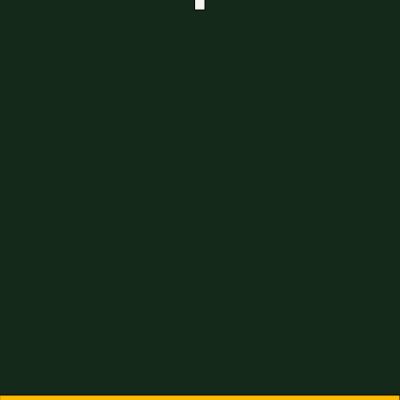
Frame 1 (no input)
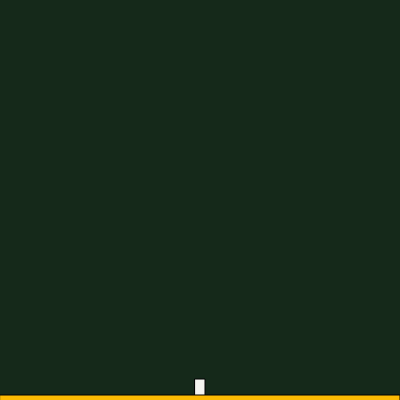
Frame 60 (no input)
Frame 120 (the mouse pressed at the canvas centre since frame 60): identical to frame 60, image omitted

The p5.js sketch that drew these frames (run headless with seeded random() and noise() and a simulated clock; from frame 60 on, the mouse is pressed at the canvas centre):

// p5.js sketch
// ── sketch.js

/*
    Calculating force vectors

    Whenever a new force vector is applied to a physics object, the new vector should be added to any existing vector, so that the physics object 
    would only have one force vector at any given time.   Gravity and any accelrating forces should be calculated to get a vector that would be 
    applied to the physics object.


    Collisions 

*/

Constants = {
  Jump_Force : -130
}

class Point {
  constructor(x,y) {
    this.x =x;
    this.y =y;
  }
}


class Utilities {
  constructor(){}

  

  genUniqueID(){
    // gen a 32 char unique Alpha-numeric ID
    let uniqueID = "";

    while(uniqueID.length < 32) {

      // decide on next character Letter or Number
      let flip = Math.random() * 1;
      let nextChar = "";
      if(flip < .5) {
          // random letter
          let nextCode = Math.floor((Math.random() * 25 ) + 65);
          // console.log("Next code=" + nextCode);
          nextChar = String.fromCharCode(nextCode);
          // console.log("next CHAR=" + nextChar);

      }
      else {
          // random number 
          nextChar = Math.floor(Math.random() * 10);
          // console.log("next digit=" + nextChar);
      }
      
      uniqueID += nextChar;

    }

    return uniqueID;
    
  }
}


class PhysicsBody {

  constructor(tl, br){
    this.isStatic = false;
    this.ID = util.genUniqueID();

    this.size = {
        width : Math.abs(tl.x - br.x),
        height : Math.abs(tl.y - br.y)
    };

    this.bondingBox = {
          topLeft : tl,
          bottomRight : br
        };
    this.position = {
          x : tl.x,
          y : tl.y
        };
    this.velocity = {
          x: 0,
          y: 0
        };
    this.forces = [] // an array of force vectors being applied 
  }

  setPos(newPos) {
    this.position = newPos;
    this.bondingBox.topLeft = new Point(this.position.x, this.position.y);
    this.bondingBox.bottomRight = new Point(this.position.x + this.size.width, this.position.y + this.size.height);
    if(!this.isStatic) console.log(this);
  }

  applyForce(fvector) {
    console.log("a force has been applied to :[" + this.ID + "]" );
    this.forces.push(fvector);
  }


}


class Collision {
  constructor() {
    this.po1_id = "";
    this.po1_side = ""; // l(eft), r(ight), t(op), b(ottom)
    this.po2_id = "";
    this.po2_side = "";
  }
}

class PhysicsEngine{
  constructor() {
    this.gravity = 9.28;
    this.objectList = []
  }
  
  isInBetween(i, l, r){
    return(i >= l && i <= r);
  }

  objectsCollided(po1, po2) {
     // determine if and what side of po1 collided.  If yes, deterine which side of po2 collided

     // check left vs right
     let po2_right = po2.bondingBox.bottomRight.x;
     let po2_left = po2.position.x;
     let po2_top = po2.position.y;
     let po2_bottom = po2.bondingBox.bottomRight.y;
     
     // check for top or bottom
     if(this.isInBetween(po1.position.x, po2_left, po2_right) && this.isInBetween(po1.position.y, po2_top, po2_bottom)) {
       if(po1.position.y + po1.size.height > po2_bottom) return "bottom";
       else return "top";
     }

     // check for left or right
    if(this.isInBetween(po1.position.y, po2_top, po2_bottom)) {
      if(this.isInBetween(po1.position.x, po2_left, po2_right)) {
        if(po1.bondingBox.bottomRight.x > po2_right) return "right";
        else return "left";
      }
    }
     return "no-collision";
  }

  physicsBody(pos, size) {
    let tl = new Point(pos.x - (size.width/2), pos.y - (size.height/2));
    let br = new Point(pos.x + (size.width/2), pos.y + (size.height/2));
    let pb = new PhysicsBody(tl, br);
    this.objectList.push(pb);
    
    return pb;
  }

  forceVector(x_force,y_force) {
    return {
      x: x_force,
      y: y_force,
      accelerationY : 0,
      accelerationX : 0,
      accelerationX_start : 0,
      accelerationY_start : 0
    }
  }
  
  
  applyAccelerationToForce(f) {
    if(f.accelerationX || f.accelerationY) {
      console.log("calculating acceleration...");
      console.log("Acceleration_y=", f.accelerationY)
      if(f.accelerationX) {
        console.log("not doing x acceleration yet");
      }
      if(f.accelerationY) {
        f.y += f.accelerationY * (Date.now() - f.accelerationY_start)/10000;
      }
    }
    else {
      // decrease force over time ----
      f.x = (f.x/2);
      f.y = (f.y/2);
    }
  }


  

  calcCollisions(){

    for(let i=0; i < this.objectList.length; i++) {
      let po = this.objectList[i];
      if(po.isStatic) continue;
      for(let j=0; j < this.objectList.length; j++) {
        let po2 = this.objectList[j];
        if(po.ID == po2.ID) continue; // skip if same object
        let collision_side = this.objectsCollided(po, po2);
        if(collision_side != "no-collision")
          console.log(collision_side);
      }
      
    }
  }

  calcForces(){
    for(let i=0; i < this.objectList.length; i++) {
      let po = this.objectList[i];
      if(po.isStatic) continue;
      for(let j=0; j < po.forces.length; j++) {
        let f = po.forces[j];

        this.applyAccelerationToForce(f);
        
        po.setPos(new Point(po.position.x + f.x, po.position.y + f.y));

        // remove force if it is too small
        if( (Math.abs(f.x) < 0.01) && (Math.abs(f.y) < 0.01) ) {
          console.log("Force has depleted and will be removed");
          po.forces.splice(po.forces.indexOf(f,1));
        }
            
      }
    }
  }

}

class GameObject {
  
  constructor(_pos, _width, _height) {
    this.size = {
      width: _width,
      height: _height
    };
    
    this.color = "#f5f4f0";
    this.isVisible = true;
    this.physicsBody = Physics.physicsBody(_pos, this.size);
    this.visual = null;
    this.hasGravity = false;
  }

  applyGravity(){
    if(this.hasGravity) return;
    console.log("applying gravity to " + this.physicsBody.ID);

    let gravity =  Physics.forceVector(0, 0);
    gravity.accelerationX = 0;
    gravity.accelerationY = 9.8;
    gravity.accelerationY_start = Date.now();
    this.physicsBody.applyForce(gravity);
    this.hasGravity = true;
  }

  isOutofBounds(){
    return (this.physicsBody.bondingBox.bottomRight.y >= height);
  }


  removeAllForces(){
    console.log("removing all forces");
    this.physicsBody.forces.splice(0,this.physicsBody.forces.length);
    this.hasGravity = false;
  }

  draw() {
    if(!this.isVisible) return;
    if(this.isOutofBounds() && !this.physicsBody.isStatic) {
     // console.log("out of bounds.  resetting everything");
      this.removeAllForces();      
      this.physicsBody.setPos(new Point(this.physicsBody.position.x, height - (this.physicsBody.size.height + 1) ));
    }
    if(this.visual != null) {
      console.log("visuals are not implemented yet");
    }
    else {      
      push();
      fill(this.color);
      rect(this.physicsBody.position.x, this.physicsBody.position.y, this.size.width, this.size.height);
      pop();
    }
  }
}

 
let hero;
let Physics;
let floor;



function draw() {
  background("#15291a");
  
  // calculate
  Physics.calcForces();
  Physics.calcCollisions();

  // redraw characters
  hero.draw();
  floor.draw();
}

function keyPressed(){
  switch(keyCode) {

    case LEFT_ARROW:
      hero.physicsBody.applyForce(Physics.forceVector(-5,0));
      break;

    case RIGHT_ARROW:
      hero.physicsBody.applyForce(Physics.forceVector(5,0));
      break;

    case 32:  // space bar
      hero.applyGravity();
      hero.physicsBody.applyForce(Physics.forceVector(0,Constants.Jump_Force)); 
      
      break;

    default:
      console.log(keyCode);
  }
}

function setupFloor() {
  floor = new GameObject(new Point(0 + width/2,height), width, 10 );
  floor.color = "#fcba03";
  floor.physicsBody.isStatic = true;
}

function setup() {
  createCanvas(400, 400);
  util = new Utilities();
  Physics = new PhysicsEngine();
  hero = new GameObject(new Point(width/2,0), 10,20 );
  hero.applyGravity();
  setupFloor();

}


/* ---------------------
Movement implementation (basic)
    No physics 
    Right, Left, jump

Jump implementation :

    activated by space bar
    activated only while on ground
    object will go up for a specified distance
    No physics


    Implemented via the Game-loop







------------------------- */


// ── Daniel.html
<html>

<head>
    <title>Game Scheleton</title>
    <style>
    </style>
</head>

<body>
    <canvas id="gameDrawingPort" width="600" height="400" style="background-color: black">
    </canvas>
</body>
<script lang="JavaScript">
    (function() {

        var view = {};

        var gameModel = {
            gameCanvas: document.getElementById("gameDrawingPort"),
            gameOn: true,
            animationFrameID: "",
            elapsedTime : 0
        };

        var gameController = {
            handleUserInput: function(e) {

                switch (e.key) {
                    case "Escape":
                        gameModel.gameOn = false;
                        break;

                    default:
                        console.log(e);
                }
            },          
            
            
            loop: function(timestamp) {         
                
               if(gameModel.elapsedTime == 0) {
                   gameModel.elapsedTime = timestamp;
               }
               else if((timestamp - gameModel.elapsedTime) >= 500) {
                   console.log("...doing something..", timestamp);
                   gameModel.elapsedTime = 0;
               }
                                               
                gameModel.animationFrameID = window.requestAnimationFrame(gameController.loop);
                try {
                    if (!gameModel.gameOn) {
                        window.cancelAnimationFrame(gameModel.animationFrameID);
                        gameController.endGame();
                        return;
                    }
                } catch (err) {
                    console.log("something went wrong!", err);
                    return;
                }


            },

            init: function() {

                console.log("here is DISH:", this);

                console.log("initializing game..");


                document.addEventListener("keydown", this.handleUserInput);
            },

            endGame: function() {
                console.log("game is ending.. wrapping up...");
            }

        };

        gameController.init();
        gameModel.animationFrameID = window.requestAnimationFrame(gameController.loop);
        

    })();
</script></html>

// ── Daniep5.html
<html>
  <head>
    <title>Daniel</title>
    <script src="/p5.js"></script>
    <script src="/sketch.js"></script>
  </head>

  <body>

  </body>
</html>

// ── plaid.html
<html>
  <head>
    <title>Daniel - Plaid</title>
    <script src="/p5.js"></script>
    <script src="/plaid.js"></script>
  </head>

  <body>

  </body>
</html>

// ── plaid.js

let PlaidMaxAge =4000;  // expressed in milliseconds

let plaidList = [];  // contains every plaid in the game/simulation

let plaidLinesColor = "white";
let plaidLinesThickness = "1";

class Plaid {

    constructor(){
        this.tob = Date.now();
        this.speed = 1;
    }

    makeBaby() {
        this.tob = Date.now() +  Math.random() * 100;
        this.speed = Math.ceil(Math.random() * 2);
    }
}




function calcPlaidSize(plaidAge, pSpeed){
    let size = (plaidAge/PlaidMaxAge) * height;
        size *= pSpeed;
    if (size >= height ) return height;    
    else return size;
}





function drawHline(ypos){
    let p1 = {x: 0, y:ypos};
    let p2 = {x: width, y:ypos};

    line(p1.x, p1.y, p2.x, p2.y); 
}

function drawVline(xpos){
    let p1 = {x: xpos, y:0};
    let p2 = {x: xpos, y:height};

  
    line(p1.x, p1.y, p2.x, p2.y);
}

function calcPlaidAge(tob) {
    return Date.now() - tob ;
}



function drawPlaid(size) {
    // a plaid is made of two v lines and two h lines.
    // the lines form an ever-expanding square
    

    stroke(plaidLinesColor);   // <---  this is the color command
    strokeWeight(plaidLinesThickness);

    drawVline(width/2 + size);
    drawVline(width/2 - size);

    drawHline(height/2 + size);
    drawHline(height/2 - size);
}


function correctPlaidSize(p) {
    let plaidAge = calcPlaidAge(p.tob);
    let plaidSize = calcPlaidSize(plaidAge,p.speed);
   
    if( (plaidSize >= height/2) || (plaidAge >= PlaidMaxAge) )
       p.makeBaby();


       
    // else
       //console.log(plaidSize); 
}


function setLineThickness(p) {
   // plaidLinesThickness = (calcPlaidSize(calcPlaidAge(p.tob),p.speed) /width) * 50;
}

 function draw() {
    background("#15291a");
    
    plaidList.forEach(p => {
       // console.log(p);
       
       setLineThickness(p);

        let age = calcPlaidAge(p.tob);
        drawPlaid(calcPlaidSize(age, p.speed));
        correctPlaidSize(p);
    });
}
  

 
  
  function setup() {
    createCanvas(400, 400); 


    for(var i=0; i < 90; i++) {
        let p = new Plaid();
        plaidList.push(p);
        // console.log(p);
    } 
  
  }
  
